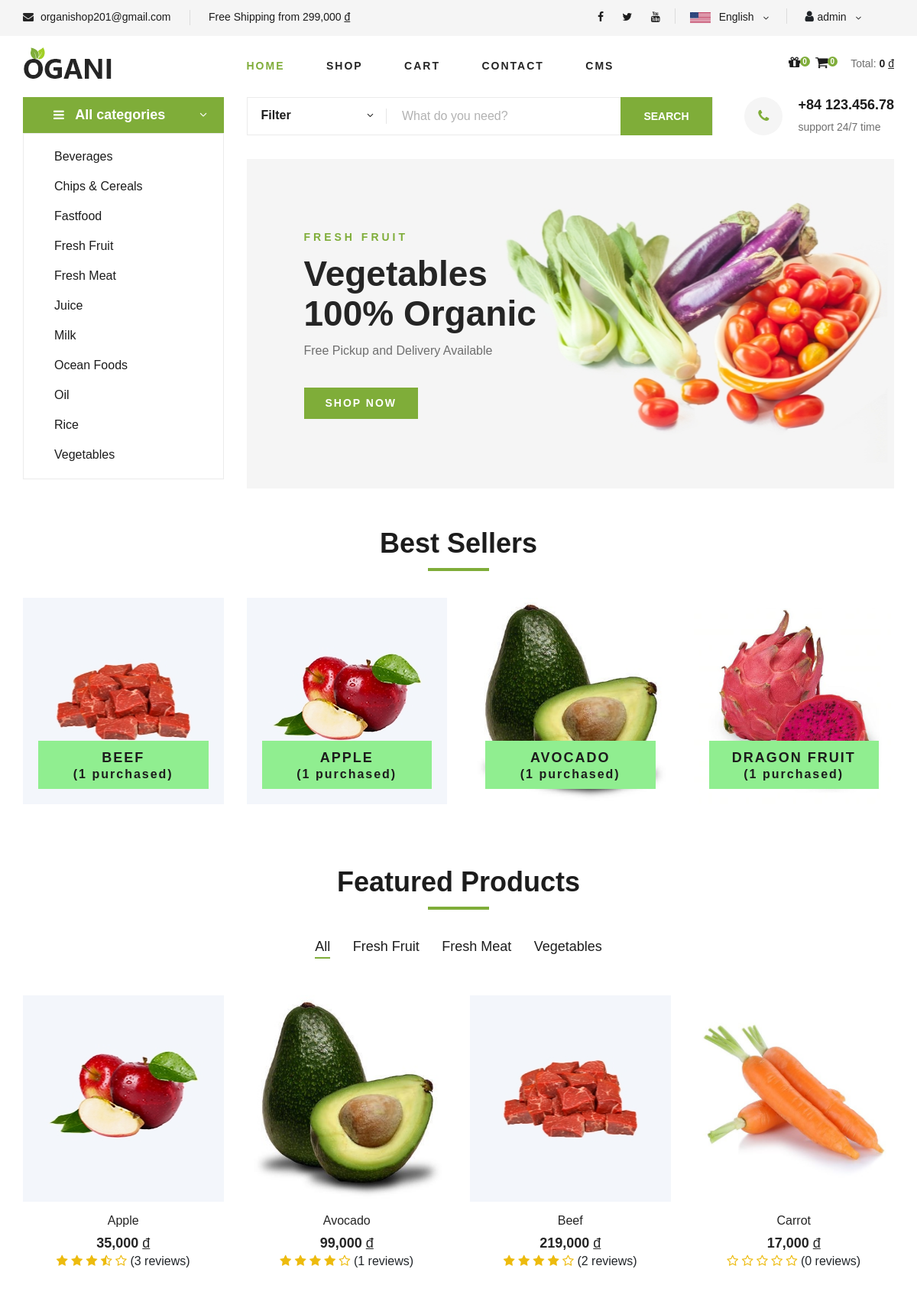
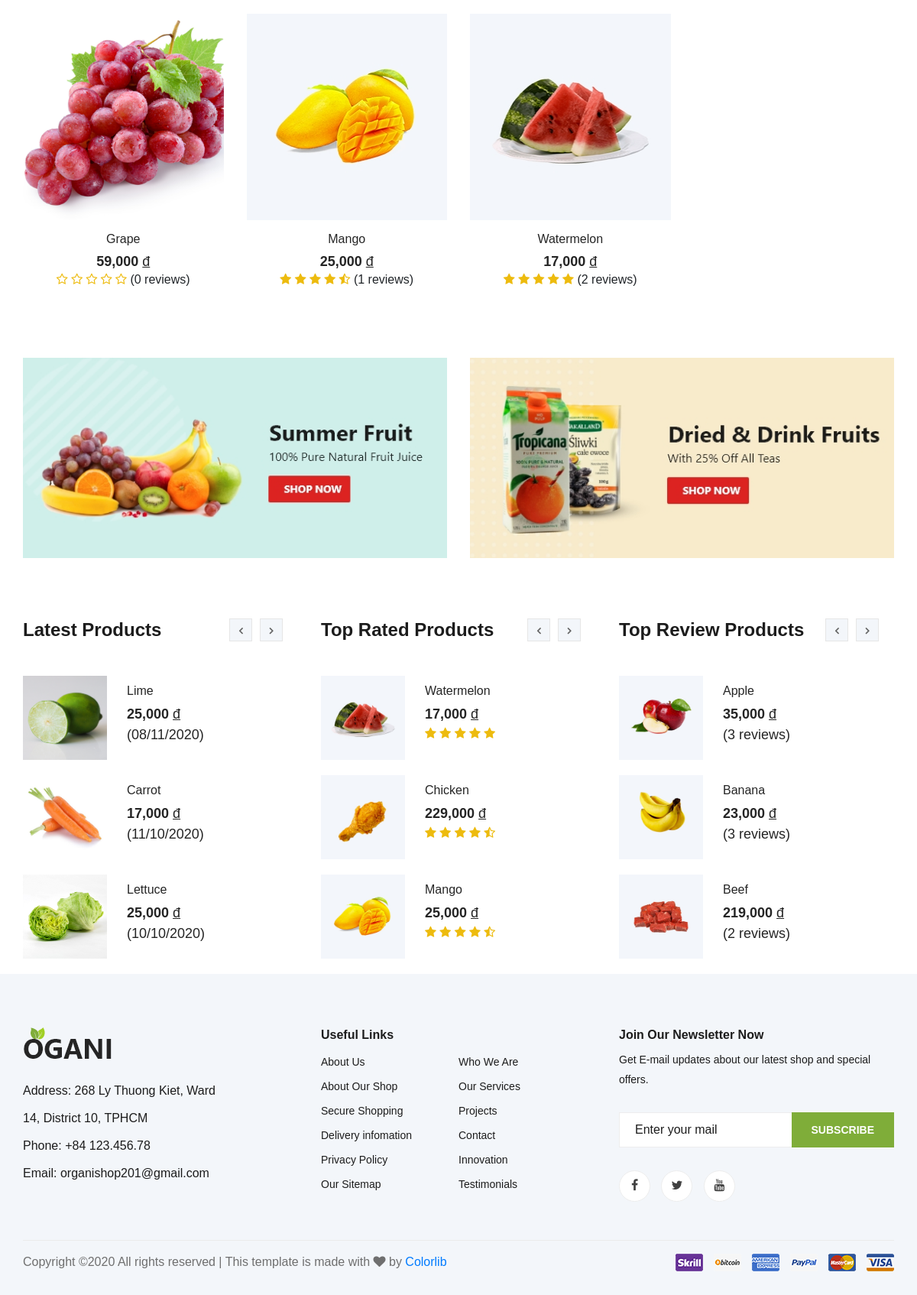
The page / (signed in) on the database its author committed (2 pictures, top to bottom).
### tables this page shows
CREATE TABLE `category` (
  `id_category` varchar(100) NOT NULL,
  `name_category` varchar(100) NOT NULL DEFAULT 'Default name',
  `date_created_category` datetime DEFAULT NULL,
  `latest_date_updated_category` datetime DEFAULT NULL
);

CREATE TABLE `item` (
  `id_item` varchar(100) NOT NULL,
  `name_item` varchar(100) NOT NULL,
  `avatar_item` varchar(500) NOT NULL,
  `detail_item_1` varchar(500) DEFAULT NULL,
  `detail_item_2` varchar(500) DEFAULT NULL,
  `detail_item_3` varchar(500) DEFAULT NULL,
  `description_item` varchar(500) DEFAULT NULL,
  `price_item` float NOT NULL DEFAULT 0,
  `unit_item` varchar(10) DEFAULT 'kg',
  `availability_item` tinyint(1) NOT NULL DEFAULT 1,
  `weight_item` float NOT NULL DEFAULT 0,
  `sale_off_item` float NOT NULL DEFAULT 0,
  `featured` tinyint(1) NOT NULL DEFAULT 0,
  `num_purchased` int(11) NOT NULL DEFAULT 0,
  `date_created_item` datetime DEFAULT NULL,
  `latest_date_updated_item` datetime DEFAULT NULL,
  `category_item` varchar(100) DEFAULT NULL
);

CREATE TABLE `top_item` (
  `id_item_top` varchar(100) NOT NULL,
  `average_rating` float NOT NULL,
  `num_review` int(11) NOT NULL
);

### mvc/views/pages/home.php (the view, shortened to what the rows shown need)
<section class="categories">
    <div class="container">
        <div class="section-title">
            <h2>Best Sellers</h2>
        </div>
        <div class="row">
            <div class="categories__slider owl-carousel">
                <?php $best_seller_item_list = json_decode($data['best_seller_item_list']);
                foreach($best_seller_item_list as $value){
                ?>
                <div class="col-lg-3">
                    <div class="categories__item set-bg" data-setbg="/tmdt_201/<?php echo $value->avatar_item; ?>">
                        <h5>
                            <a href="http://localhost/tmdt_201/shop/detail/<?php echo $value->id_item; ?>">
                                <?php echo $value->name_item; ?>
                                <span>(<?php echo $value->num_purchased; ?> purchased)</span>
                            </a>
                        </h5>
                    </div>
                </div>
                <?php }?>
            </div>
        </div>
    </div>
</section>
<section class="featured spad">
    <div class="container">
        <div class="row">
            <div class="col-lg-12">
                <div class="section-title">
                    <h2>Featured Products</h2>
                </div>
            </div>
        </div>
        <div class="row featured__filter">
            <?php $featured_item_list = json_decode($data['featured_item_list']);
            $size_list = count($featured_item_list);
            for($row = 0; $row < $size_list; $row++){
            ?>
            <div class="col-lg-3 col-md-4 col-sm-6 mix <?php echo $featured_item_list[$row]->category_item;?>">
                <div class="featured__item">
                    <div class="featured__item__pic set-bg" data-setbg="/tmdt_201/<?php echo $featured_item_list[$row]->avatar_item; ?>">
                    </div>
                    <div class="featured__item__text">
                        <h6>
                            <a href="http://localhost/tmdt_201/shop/detail/<?php echo $featured_item_list[$row]->id_item;?>" class="language-option">
                                <?php echo $featured_item_list[$row]->name_item;?>
                            </a>
                        </h6>
                        <h5><?php echo number_format($featured_item_list[$row]->price_item, 0);?> <u style="font-weight: 400;">đ</u></h5>
                        <div>
                            <?php $average_rating = $featured_item_list[$row]->average_rating;?>
                            <i style="color: #EDBB0E;" class="fa <?php echo (($average_rating > 0 && $average_rating < 0.3) || $average_rating == 0)?'fa-star-o':(($average_rating >= 0.3 && $average_rating < 0.7)?'fa-star-half-o':'fa-star');?>"></i>
                            <i style="color: #EDBB0E;" class="fa <?php echo (($average_rating > 1 && $average_rating < 1.3) || $average_rating <= 1)?'fa-star-o':(($average_rating >= 1.3 && $average_rating < 1.7)?'fa-star-half-o':'fa-star');?>"></i>
                            <i style="color: #EDBB0E;" class="fa <?php echo (($average_rating > 2 && $average_rating < 2.3) || $average_rating <= 2)?'fa-star-o':(($average_rating >= 2.3 && $average_rating < 2.7)?'fa-star-half-o':'fa-star');?>"></i>
                            <i style="color: #EDBB0E;" class="fa <?php echo (($average_rating > 3 && $average_rating < 3.3) || $average_rating <= 3)?'fa-star-o':(($average_rating >= 3.3 && $average_rating < 3.7)?'fa-star-half-o':'fa-star');?>"></i>
                            <i style="color: #EDBB0E;" class="fa <?php echo (($average_rating > 4 && $average_rating < 4.3) || $average_rating <= 4)?'fa-star-o':(($average_rating >= 4.3 && $average_rating < 4.7)?'fa-star-half-o':'fa-star');?>"></i>
                            <span>(<?php echo $featured_item_list[$row]->num_review;?> reviews)</span>
                        </div>
                    </div>
                </div>
            </div>
            <?php }?>
        </div>
    </div>
</section>
<section class="latest-product spad">
    <div class="container">
        <div class="row">
            <div class="col-lg-4 col-md-6">
                <div class="latest-product__text">
                    <div class="latest-product__slider owl-carousel">
                        <?php $latest_item_list = json_decode($data["latest_item_list"]);
                        $size_list = count($latest_item_list);
                        for($row = 0; $row < $size_list; $row++){
                            if($row % 3 == 0){
                        ?>
                        <div class="latest-prdouct__slider__item">
                        <?php }?>
                            <a href="http://localhost/tmdt_201/shop/detail/<?php echo $latest_item_list[$row]->id_item;?>" class="latest-product__item">
                                <div class="latest-product__item__pic">
                                    <img src="/tmdt_201/<?php echo $latest_item_list[$row]->avatar_item; ?>"
                                        alt="<?php echo $latest_item_list[$row]->id_item;?>" style="width: 110px; height: 110px;">
                                </div>
                                <div class="latest-product__item__text">
                                    <h6><?php echo $latest_item_list[$row]->name_item;?></h6>
                                    <span><?php echo number_format($latest_item_list[$row]->price_item, 0);?> <u style="font-weight: 400;">đ</u></span>
                                    <span style="font-weight: normal;"><?php echo date_format(date_create($latest_item_list[$row]->date_created_item), '\(d/m/Y\)');?></span>
                                </div>
                            </a>
                        <?php if($row % 3 == 2 || ($row == $size_list - 1 && $row % 3 < 2)){ ?>
                        </div>
                        <?php }}?>
                    </div>
                </div>
            </div>
            <div class="col-lg-4 col-md-6">
                <div class="latest-product__text">
                    <div class="latest-product__slider owl-carousel">
                        <?php $top_rated_item_list = json_decode($data["top_rated_item_list"]);
                        $size_list = count($top_rated_item_list);
                        for($row = 0; $row < $size_list; $row++){
                            if($row % 3 == 0){
                        ?>
                        <div class="latest-prdouct__slider__item">
                        <?php }?>
                            <a href="http://localhost/tmdt_201/shop/detail/<?php echo $top_rated_item_list[$row]->id_item;?>" class="latest-product__item">
                                <div class="latest-product__item__pic">
                                    <img src="/tmdt_201/<?php echo $top_rated_item_list[$row]->avatar_item; ?>"
                                        alt="<?php echo $top_rated_item_list[$row]->id_item;?>" style="width: 110px; height: 110px;">
                                </div>
                                <div class="latest-product__item__text">
                                    <h6><?php echo $top_rated_item_list[$row]->name_item;?></h6>
                                    <span><?php echo number_format($top_rated_item_list[$row]->price_item, 0);?> <u style="font-weight: 400;">đ</u></span>
                                    <?php $average_rating = $top_rated_item_list[$row]->average_rating;?>
                                    <i style="color: #EDBB0E;" class="fa <?php echo (($average_rating > 0 && $average_rating < 0.3) || $average_rating == 0)?'fa-star-o':(($average_rating >= 0.3 && $average_rating < 0.7)?'fa-star-half-o':'fa-star');?>"></i>
                                    <i style="color: #EDBB0E;" class="fa <?php echo (($average_rating > 1 && $average_rating < 1.3) || $average_rating <= 1)?'fa-star-o':(($average_rating >= 1.3 && $average_rating < 1.7)?'fa-star-half-o':'fa-star');?>"></i>
                                    <i style="color: #EDBB0E;" class="fa <?php echo (($average_rating > 2 && $average_rating < 2.3) || $average_rating <= 2)?'fa-star-o':(($average_rating >= 2.3 && $average_rating < 2.7)?'fa-star-half-o':'fa-star');?>"></i>
                                    <i style="color: #EDBB0E;" class="fa <?php echo (($average_rating > 3 && $average_rating < 3.3) || $average_rating <= 3)?'fa-star-o':(($average_rating >= 3.3 && $average_rating < 3.7)?'fa-star-half-o':'fa-star');?>"></i>
                                    <i style="color: #EDBB0E;" class="fa <?php echo (($average_rating > 4 && $average_rating < 4.3) || $average_rating <= 4)?'fa-star-o':(($average_rating >= 4.3 && $average_rating < 4.7)?'fa-star-half-o':'fa-star');?>"></i>
                                </div>
                            </a>
                        <?php if($row % 3 == 2 || ($row == $size_list - 1 && $row % 3 < 2)){ ?>
                        </div>
                        <?php }}?>
                    </div>
                </div>
            </div>
            <div class="col-lg-4 col-md-6">
                <div class="latest-product__text">
                    <div class="latest-product__slider owl-carousel">
                        <?php $top_review_item_list = json_decode($data["top_review_item_list"]);
                        $size_list = count($top_review_item_list);
                        for($row = 0; $row < $size_list; $row++){
                            if($row % 3 == 0){
                        ?>
                        <div class="latest-prdouct__slider__item">
                        <?php }?>
                            <a href="http://localhost/tmdt_201/shop/detail/<?php echo $top_review_item_list[$row]->id_item;?>" class="latest-product__item">
                                <div class="latest-product__item__pic">
                                    <img src="/tmdt_201/<?php echo $top_review_item_list[$row]->avatar_item; ?>"
                                        alt="<?php echo $top_review_item_list[$row]->id_item;?>" style="width: 110px; height: 110px;">
                                </div>
                                <div class="latest-product__item__text">
                                    <h6><?php echo $top_review_item_list[$row]->name_item;?></h6>
                                    <span><?php echo number_format($top_review_item_list[$row]->price_item, 0);?> <u style="font-weight: 400;">đ</u></span>
                                    <span style="font-weight: normal;">(<?php echo $top_review_item_list[$row]->num_review;?> reviews)</span>
                                </div>
                            </a>
                        <?php if($row % 3 == 2 || ($row == $size_list - 1 && $row % 3 < 2)){ ?>
                        </div>
                        <?php }}?>
                    </div>
                </div>
            </div>
        </div>
    </div>
</section>

### mvc/views/Master1.php (shortened to what the rows shown need)
<!DOCTYPE html>
<html lang="zxx">
    <head>
        <link rel="stylesheet" href="/tmdt_201/public/master1/css/google-font.css" type="text/css">
        <link rel="stylesheet" href="/tmdt_201/public/master1/css/bootstrap.min.css" type="text/css">
        <link rel="stylesheet" href="/tmdt_201/public/master1/css/font-awesome.min.css" type="text/css">
        <link rel="stylesheet" href="/tmdt_201/public/master1/css/elegant-icons.css" type="text/css">
        <link rel="stylesheet" href="/tmdt_201/public/master1/css/nice-select.css" type="text/css">
        <link rel="stylesheet" href="/tmdt_201/public/master1/css/jquery-ui.min.css" type="text/css">
        <link rel="stylesheet" href="/tmdt_201/public/master1/css/owl.carousel.min.css" type="text/css">
        <link rel="stylesheet" href="/tmdt_201/public/master1/css/slicknav.min.css" type="text/css">
        <link rel="stylesheet" href="/tmdt_201/public/master1/css/dataTables.bootstrap.min.css" type="text/css">
        <link rel="stylesheet" href="/tmdt_201/public/master1/css/style.css" type="text/css">
    </head>
    <body>
        <?php if(!isset($data['cms'])){?>
        <section class="hero<?php echo $data["page"] == "home"?'':' hero-normal'; ?>">
            <div class="container">
                <div class="row">
                    <div class="col-lg-3">
                        <div class="hero__categories">
                            <ul>
                                <?php $category_list = json_decode($data["category_list"]);
                                for($row = 0; $row < count($category_list); $row++){
                                ?>
                                <li><a href="http://localhost/tmdt_201/shop/category/<?php echo $category_list[$row]->id_category; ?>" class="language-option"><?php echo $category_list[$row]->name_category; ?></a></li>
                                <?php }?>
                            </ul>
                        </div>
                    </div>
                    <div class="col-lg-9">
                        <?php if($data["page"] == "home"){?>
                        <div class="hero__item set-bg" data-setbg="/tmdt_201/public/master1/images/hero/banner.jpg">
                            <div class="hero__text">
                                <h2>Vegetables <br />100% Organic</h2>
                            </div>
                        </div>
                        <?php }?>
                    </div>
                </div>
            </div>
        </section>
        <?php }?>
        <?php
        require_once "./mvc/views/pages/".$data["page"].".php";
        ?>
    </body>
</html>

### rows shown on the page
category: name_category "Beverages"
category: name_category "Chips & Cereals"
category: name_category "Fastfood"
category: name_category "Fresh Fruit"
category: name_category "Fresh Meat"
category: name_category "Juice"
category: name_category "Milk"
category: name_category "Ocean Foods"
category: name_category "Oil"
category: name_category "Rice"
category: name_category "Vegetables"
item: shows a picture, name_item "BEEF", num_purchased "1"
item: shows a picture, name_item "APPLE", num_purchased "1"
item: shows a picture, name_item "DRAGON FRUIT", num_purchased "1"
top_item: shows a picture, id_item_top.name_item "Apple", id_item_top.price_item "35,000", average_rating 3.33333 (drawn), num_review "3"
top_item: shows a picture, id_item_top.name_item "Avocado", id_item_top.price_item "99,000", average_rating 4 (drawn), num_review "1"
top_item: shows a picture, id_item_top.name_item "Beef", id_item_top.price_item "219,000", average_rating 4 (drawn), num_review "2"
top_item: shows a picture, id_item_top.name_item "Grape", id_item_top.price_item "59,000", average_rating 0 (drawn), num_review "0"
top_item: shows a picture, id_item_top.name_item "Mango", id_item_top.price_item "25,000", average_rating 4.5 (drawn), num_review "1"
top_item: shows a picture, id_item_top.name_item "Watermelon", id_item_top.price_item "17,000", average_rating 5 (drawn), num_review "2"
item: avatar_item+id_item (picture), name_item "Lime", price_item "25,000", date_created_item "(08/11/2020)"
item: avatar_item+id_item (picture), name_item "Carrot", price_item "17,000", date_created_item "(11/10/2020)"
item: avatar_item+id_item (picture), name_item "Lettuce", price_item "25,000", date_created_item "(10/10/2020)"
item: avatar_item+id_item (picture), name_item "Chicken", price_item "229,000"
item: avatar_item+id_item (picture), name_item "Banana", price_item "23,000", num_review "3"

### other values the page prints
$_SESSION['username'] "admin"
json_decode($data['total']) "0"
$value->name_item "AVOCADO"
$value->num_purchased "1"
$featured_category_list[$row]->name_category "Fresh Fruit"
$featured_category_list[$row]->name_category "Fresh Meat"
$featured_category_list[$row]->name_category "Vegetables"
$featured_item_list[$row]->name_item "Carrot"
$featured_item_list[$row]->price_item "17,000"
$featured_item_list[$row]->num_review "0"
$top_rated_item_list[$row]->name_item "Watermelon"
$top_rated_item_list[$row]->price_item "17,000"
$top_rated_item_list[$row]->name_item "Mango"
$top_rated_item_list[$row]->price_item "25,000"
$top_review_item_list[$row]->name_item "Apple"
